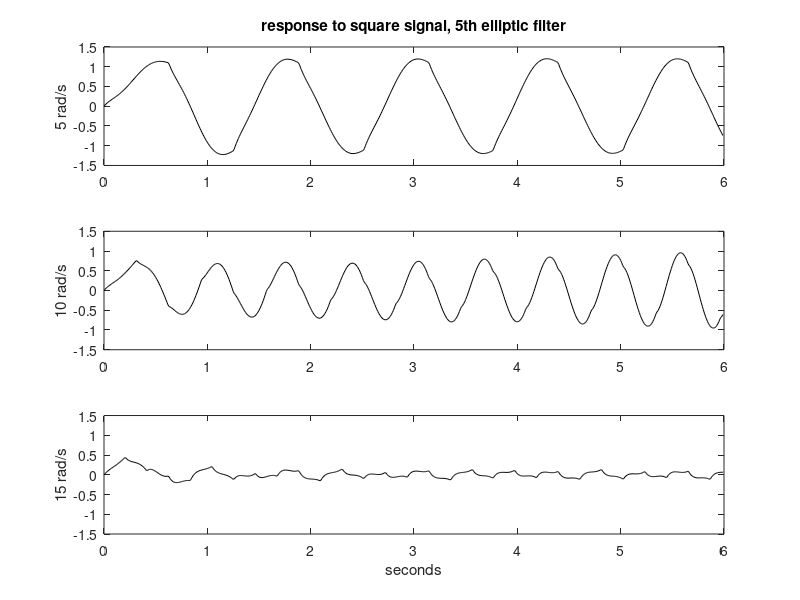

This figure's MATLAB source:
% Response of elliptic filter to square signal near cut-off
wc=10; % desired cut-off frequency
N=5; % order of the filter
Rp=0.5; %pass-band ripple
Rs=20; %stop-band ripple
[num,den]=ellip(N,Rp,Rs, wc,'s'); %analog elliptic filter
G=tf(num,den); %transfer function
fs=100; %sampling frequency in Hz
tiv=1/fs; %time interval between samples;
t=0:tiv:(6-tiv); %time intervals set (6 seconds)

% Input square signal 1
wu=5; %signal frequency in rad/s
u=square(wu*t); %input signal data set
[y,ty]=lsim(G,u,t); %computes the system output
subplot(3,1,1); plot(t,y,'k'); %plots output signal
axis([0 6 -1.5 1.5]); ylabel('5 rad/s')
title('response to square signal, 5th elliptic filter');

% Input square signal 2
wu=10; %signal frequency in rad/s
u=square(wu*t); %input signal data set
[y,ty]=lsim(G,u,t); %computes the system output
subplot(3,1,2); plot(t,y,'k'); %plots output signal
axis([0 6 -1.5 1.5]); ylabel('10 rad/s')

% Input square signal 3
wu=15; %signal frequency in rad/s
u=square(wu*t); %input signal data set
[y,ty]=lsim(G,u,t); %computes the system output
subplot(3,1,3); plot(t,y,'k'); %plots output signal
axis([0 6 -1.5 1.5]); ylabel('15 rad/s')

xlabel('seconds'); 
